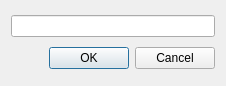
<?xml version="1.0" encoding="UTF-8"?>
<ui version="4.0">
 <class>Finddialog</class>
 <widget class="QDialog" name="Finddialog">
  <property name="geometry">
   <rect>
    <x>0</x>
    <y>0</y>
    <width>226</width>
    <height>86</height>
   </rect>
  </property>
  <property name="windowTitle">
   <string>Dialog</string>
  </property>
  <layout class="QVBoxLayout" name="verticalLayout">
   <item>
    <widget class="QLineEdit" name="lineEdit"/>
   </item>
   <item>
    <layout class="QHBoxLayout" name="horizontalLayout">
     <item>
      <spacer name="horizontalSpacer">
       <property name="orientation">
        <enum>Qt::Horizontal</enum>
       </property>
       <property name="sizeHint" stdset="0">
        <size>
         <width>40</width>
         <height>20</height>
        </size>
       </property>
      </spacer>
     </item>
     <item>
      <widget class="QPushButton" name="pushButton">
       <property name="text">
        <string>OK</string>
       </property>
      </widget>
     </item>
     <item>
      <widget class="QPushButton" name="pushButton_2">
       <property name="text">
        <string>Cancel</string>
       </property>
      </widget>
     </item>
    </layout>
   </item>
  </layout>
 </widget>
 <resources/>
 <connections/>
</ui>
